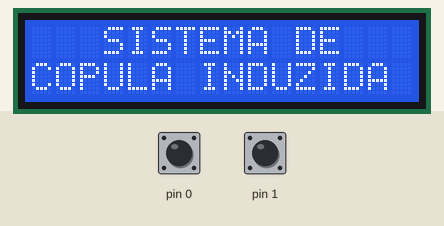
The sketch below on a simulated Arduino Uno, built with avr-gcc and run on an emulated ATmega328P. On the bench: 16×2 character LCD. Inputs (shaded band) come from the test bench; at power-on: pin 0 HIGH, pin 1 HIGH.

Above: at 3.2 s.
3.3 s: pin 0 pulled LOW for 0.15 s
At 3.6 s:
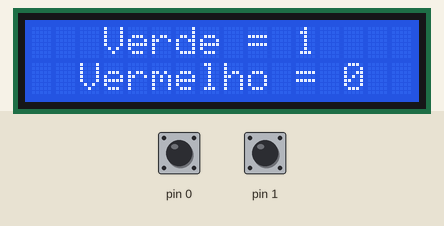
4.9 s: pin 1 pulled LOW for 0.15 s
At 6.1 s:
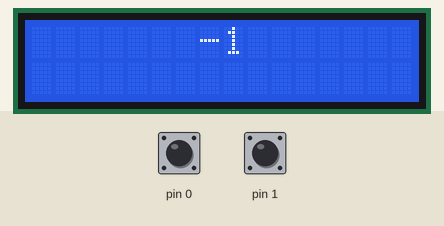
6.5 s: pin 0 pulled LOW for 1 s
At 7.9 s:
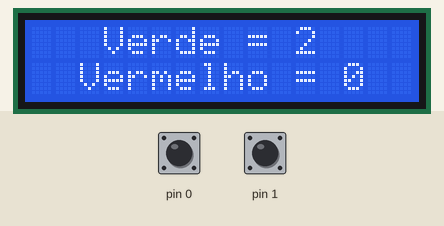
9.0 s: pin 1 pulled LOW for 1 s
At 10.0 s:
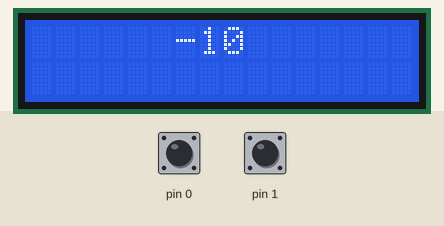
Timing chart, 0 to 12.0 s (numbered marks = the images above; inputs shaded):
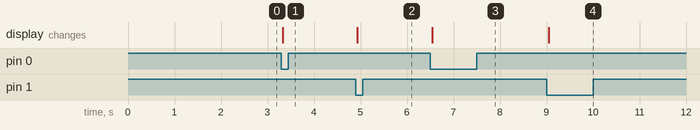

Measured:
- after the input at 3.3 s, the display: changes at once (image 1)
- after the input at 4.9 s, the display: changes at once (image 2)
- after the input at 6.5 s, the display: changes at once (image 3)
- after the input at 9.0 s, the display: changes after 0.05 s (image 4)

The sketch:

teste_do_display.ino
```cpp
#include "LiquidCrystal.h" //biblioteca do Diplay 16x2
const int rs = 13, en = 12, d4 = 8, d5 = 7, d6 = 4, d7 = 2;
LiquidCrystal lcd(rs, en, d4, d5, d6, d7);

int valor = 0;
bool botao1_ativo = true; //botao solto
int valor2 = 0;
bool botao2_ativo = true; //botao solto
int miliseg = 0;

void setup() {
  // put your setup code here, to run once:
  lcd.begin(16, 2); //iniciando o Display 16x2
  escreverDisplay("SISTEMA DE", "COPULA INDUZIDA");
  delay(2000);

  pinMode(0, INPUT_PULLUP);
  pinMode(1, INPUT_PULLUP);
}

void calcularTempoRestante (int milisegs){
  // min = miliseg / 60000
  // seg = (miliseg - (min * 60000)) / 1000
  int min_rest = miliseg / 60000;
  int seg_rest = (miliseg - (min_rest * 60000)) / 1000;

  escreverDisplay(String(int(60000/milisegs)),"");

}

void escreverDisplay(String textoo, String textooo){
  String y;
  int x = (16 - textoo.length()) / 2;
  for (int i=0;i<x;i++){
    y = y + " ";
  }

  String z;
  int xx = (16 - textooo.length()) / 2;
  for (int i=0;i<xx;i++){
    z = z + " ";
  }

  lcd.clear();
  lcd.print(y + textoo);
  lcd.setCursor(0,1);
  lcd.print(z + textooo);
}


void loop() {
  int pushVermelho = digitalRead(1);
  int pushVerde = digitalRead(0);

  if (pushVermelho == LOW ){
    if (botao2_ativo == false){
        botao2_ativo = true; //botal apertado
        calcularTempoRestante(miliseg);
        miliseg += 60000;
    }

  } else {
    if (botao2_ativo == true){
      botao2_ativo = false;
    }
  }

  if (pushVerde == LOW ){
    if (botao1_ativo == false){
        botao1_ativo = true; //botal apertado
        valor += 1;
        lcd.clear();
        escreverDisplay("Verde = " + String(valor),"Vermelho = " + String(valor2));
    }

  } else {
    if (botao1_ativo == true){
      botao1_ativo = false;
    }
  }

  delay(50);

}
```
